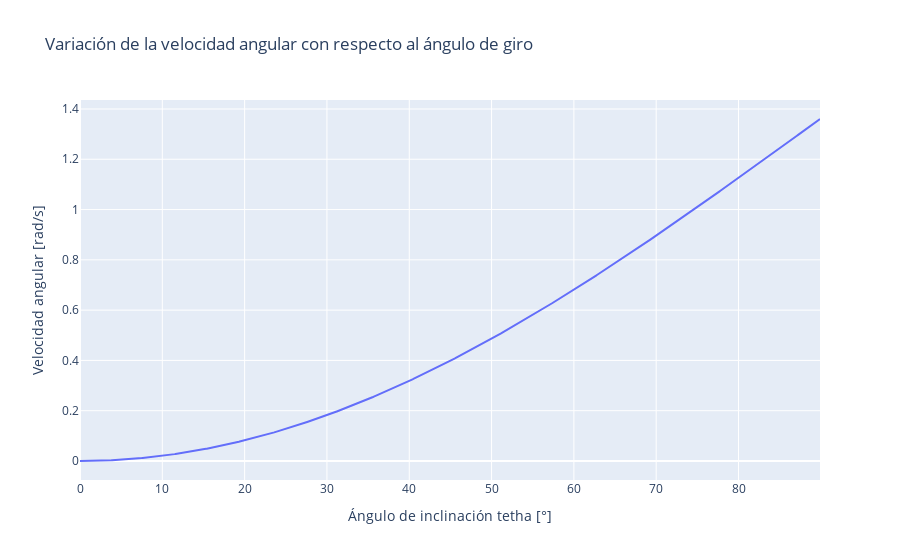

Notebook code cell kept with this figure:
### Code cell
th=np.arange(0,90,0.1) 
vth = np.array(th)
W=(5/12)*(9.81/3)*(1-np.cos(th/180*np.pi))
#plot
fig=px.line(x=th,y=W,labels={'x':'tetha [°]','y':'Velocidad angular [rad/s]'},title="Variación de la velocidad angular con respecto al ángulo de giro")
fig.show()

### Figure 1 — Plotly figure (JSON) as saved in the notebook; plotly's stock layout.template omitted (floating-point values rounded to 4 significant figures; data arrays with more than 128 entries replaced by an {"elided": "..."} marker saying what was removed)
{"data": [{"hovertemplate": "Ángulo de inclinación tetha [°]=%{x}<br>Velocidad angular [rad/s]=%{y}<extra></extra>", "legendgroup": "", "line": {"color": "#636efa", "dash": "solid"}, "mode": "lines", "name": "", "orientation": "v", "showlegend": false, "type": "scatter", "x": {"elided": "900 float values"}, "xaxis": "x", "y": {"elided": "900 float values"}, "yaxis": "y"}], "layout": {"autosize": true, "legend": {"tracegroupgap": 0}, "title": {"text": "Variación de la velocidad angular con respecto al ángulo de giro"}, "xaxis": {"anchor": "y", "autorange": true, "domain": [0, 1], "range": [0, 89.9], "title": {"text": "Ángulo de inclinación tetha [°]"}, "type": "linear"}, "yaxis": {"anchor": "x", "autorange": true, "domain": [0, 1], "range": [-0.07556, 1.436], "title": {"text": "Velocidad angular [rad/s]"}, "type": "linear"}}}
